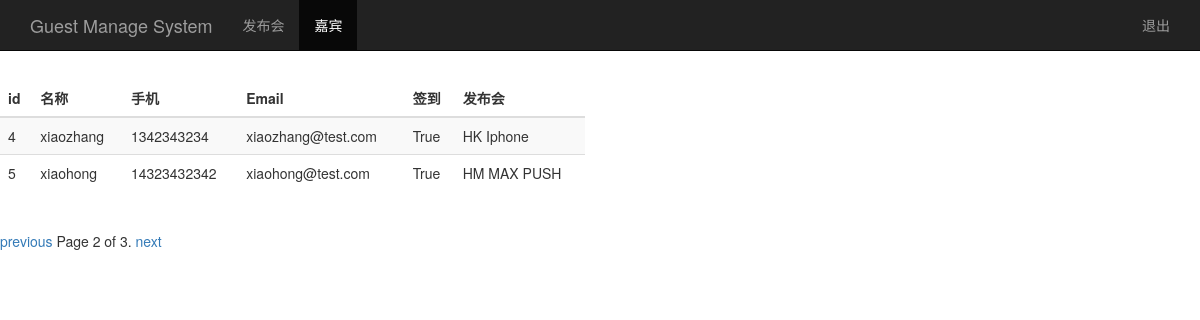
Screenshot of /guest_manage/?page=2 with the database file from the repository.
### sign/models.py (models this page shows, shortened)
class Guest(models.Model):
	event = models.ForeignKey(Event) #关联发布会id
	realname = models.CharField(max_length=64) #姓名
	phone = models.CharField(max_length=16) #手机号
	email = models.EmailField() #邮箱
	sign = models.BooleanField() #签到状态
	creat_time = models.DateTimeField(auto_now=True) #创建时间（自动或当前时间）
	class Meta:
		unique_together = ('event','phone')

class Event(models.Model):
	name = models.CharField(max_length=100) #发布会标题
	limit = models.IntegerField() #参加人数
	status = models.BooleanField() #状态
	address = models.CharField(max_length=200) #地址
	start_time = models.DateTimeField('event_time') #发布会时间
	creat_time = models.DateTimeField(auto_now=True) #创建时间（自动获取当前时间）
	def __str__(self):
		return self.name

### sign/views.py (the view)
# urls.py: url(r'^guest_manage/$', views.guest_manage),
def guest_manage(request):
	guest_list = Guest.objects.all()
	username = request.session.get('user','')
	paginator = Paginator(guest_list, 2)
	p = request.GET.get('page')
	try:
		contacts = paginator.page(p)
	except PageNotAnInteger:
		contacts = paginator.page(1)
	except EmptyPage:
		contacts = paginator.page(paginator.num_pages)
	return render(request, 'guest_manage.html',{'user':username,'guests':contacts})

### sign/templates/guest_manage.html (shortened to what this page needs)
<!DOCTYPE html>
<html lang="zh-CN">
<head>
    {% load bootstrap3 %}
    {% bootstrap_css %}
</head>
<body>
    <nav class="navbar navbar-inverse navbar-fixed-top">
    	<div class="container">
    		<div class="navbar-header">
    			<a href="/event_manage/" class="navbar-brand"> Guest Manage System</a>
    		</div>
    		<div id='navbar' class="collapse navbar-collapse">
    			<ul class='nav navbar-nav'>
    				<li ><a href="/event_manage/">发布会</a></li>
    				<li class="active"><a href="#">嘉宾</a></li>
    			</ul>
    			<ul class="nav navbar-nav navbar-right">
    				<li><a href="#">{{user}}</a></li>
    				<li><a href="/logout/">退出</a></li>
    			</ul>
    		</div>
    	</div>
    </nav>
    <div class="row" style="padding-top: 80px;">
    	<div class="col-md-6">
    		<table class="table table-striped">
    			<thead>
    				<tr>
    					<th>id</th><th>名称</th><th>手机</th><th>Email</th><th>签到</th><th>发布会</th>
    				</tr>
    			</thead>
    			<tbody>
    				{% for guest in guests %}
    					<tr>
    						<td>{{ guest.id }}</td>
    						<td>{{ guest.realname }}</td>
    						<td>{{ guest.phone }}</td>
    						<td>{{ guest.email }}</td>
    						<td>{{ guest.sign }}</td>
                            <td>{{ guest.event }}</td>
    					</tr>
    				{% endfor %}
    			</tbody>
    		</table>
    	</div>
    </div>
    <div class='pagination'>
        <span class='step-links'>
            {% if guests.has_previous %}
                <a href="?page={{guests.previous_page_number}}">previous</a>
            {% endif %}
                <span class='current'>
                    Page {{guests.number}} of {{guests.paginator.num_pages}}.
                </span>
            {% if guests.has_next %}
                <a href="?page={{guests.next_page_number}}">next</a>
            {% endif %}
        </span>
    </div>
</html>

### rows the page displays
Guest: id "4", realname "xiaozhang", phone "1342343234", email "xiaozhang@test.com", sign "True", event "HK Iphone"
Guest: id "5", realname "xiaohong", phone "14323432342", email "xiaohong@test.com", sign "True", event "HM MAX PUSH"

### other values shown
{{ guests.number }} "2"
{{ guests.paginator.num_pages }} "3"
